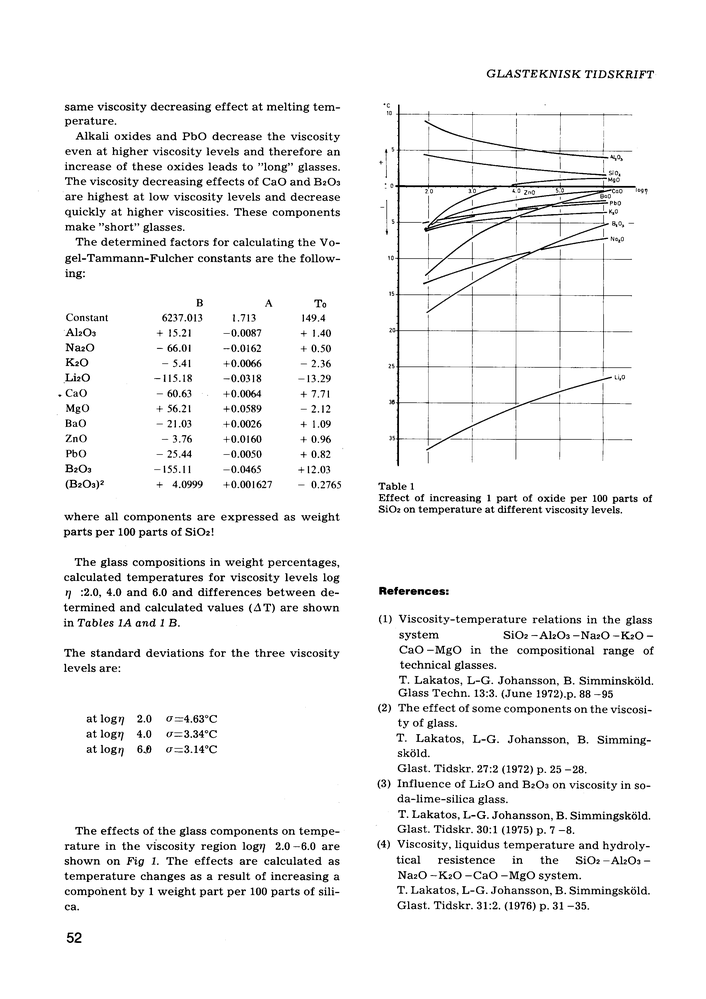
#> input picture shared/sources/lakatos/page_002_full.png, 706 x 999 px, shrunk from 2481 x 3508 before the run
$ python -i image_processing.py   (imports and definitions only)
#> lines starting #> are read from the running program, lines starting #| are printed output that depends on the picture
#> further down, picture is the input picture: shape (999, 706, 3); min 0, max 255, mean 242
"""
Image preprocessing utilities for OCR
"""

import cv2
import numpy as np
from typing import Tuple, List
import logging

logger = logging.getLogger(__name__)


class ImagePreprocessor:
    """Handles image preprocessing for OCR"""

    # [61 lines left out: functions to_grayscale, denoise, threshold, deskew, preprocess, not called in this run]


class TableDetector:
    """Detects table regions in images"""

    def __init__(self, min_area: int = 10000,
                 h_kernel: Tuple[int, int] = (40, 1),
                 v_kernel: Tuple[int, int] = (1, 40)):
        """
        Initialize table detector

        Args:
            min_area: Minimum area to consider as a table
            h_kernel: Kernel size for horizontal line detection
            v_kernel: Kernel size for vertical line detection
        """
        self.min_area = min_area
        self.h_kernel = cv2.getStructuringElement(cv2.MORPH_RECT, h_kernel)
        self.v_kernel = cv2.getStructuringElement(cv2.MORPH_RECT, v_kernel)

    def detect_lines(self, image: np.ndarray) -> Tuple[np.ndarray, np.ndarray]:
        """Detect horizontal and vertical lines"""
        h_lines = cv2.morphologyEx(image, cv2.MORPH_OPEN, self.h_kernel, iterations=2)
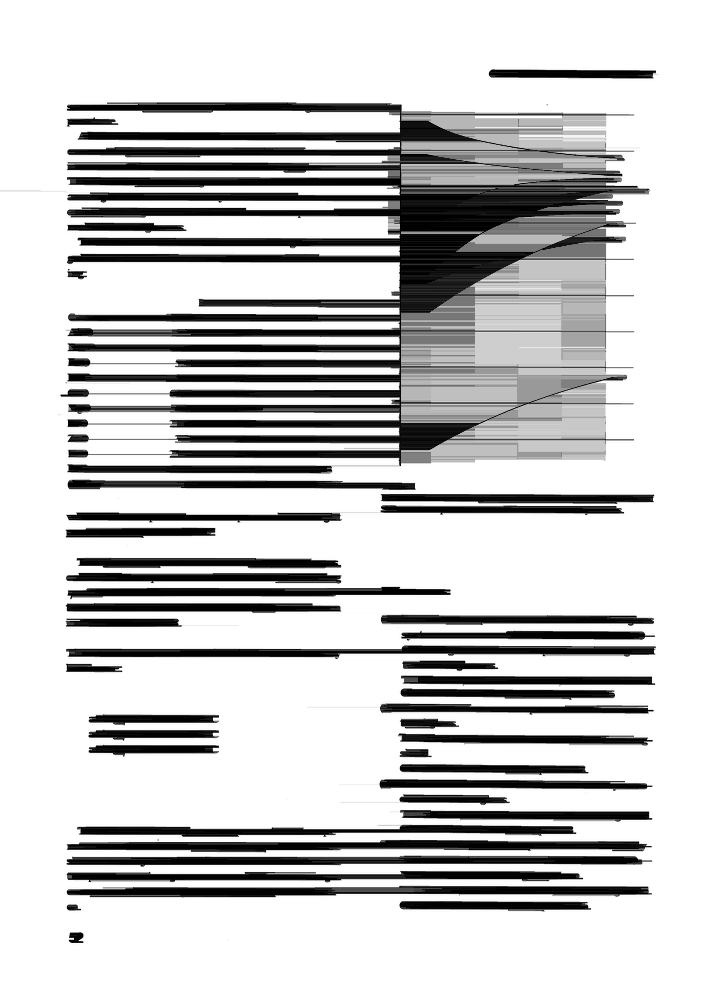
#> h_lines: shape (999, 706, 3); min 0, max 255, mean 200.3
        v_lines = cv2.morphologyEx(image, cv2.MORPH_OPEN, self.v_kernel, iterations=2)
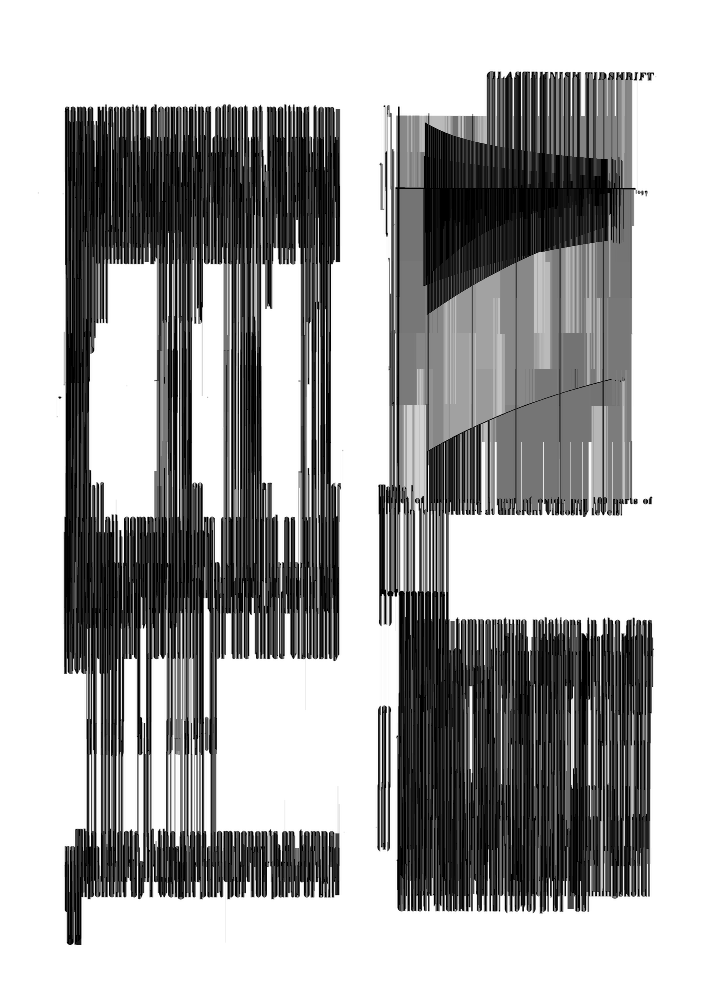
#> v_lines: shape (999, 706, 3); min 0, max 255, mean 169
        return h_lines, v_lines

    def detect_tables(self, image: np.ndarray) -> List[Tuple[int, int, int, int]]:
        """
        Detect table regions using line detection

        Args:
            image: Preprocessed binary image

        Returns:
            List of bounding boxes (x, y, w, h) for detected tables
        """
        h_lines, v_lines = self.detect_lines(image)

        # Combine lines
        table_mask = cv2.addWeighted(h_lines, 0.5, v_lines, 0.5, 0.0)
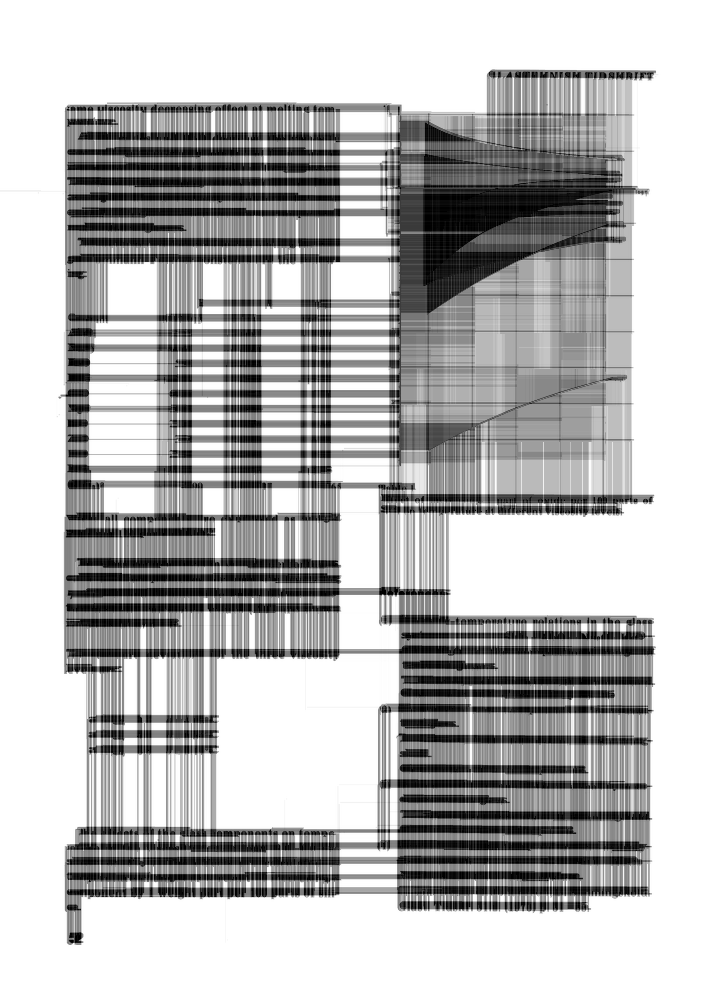
#> table_mask: shape (999, 706, 3); min 0, max 255, mean 184.7

        # Find contours
#> (the run stopped early here; a loop or call above may not have finished)
